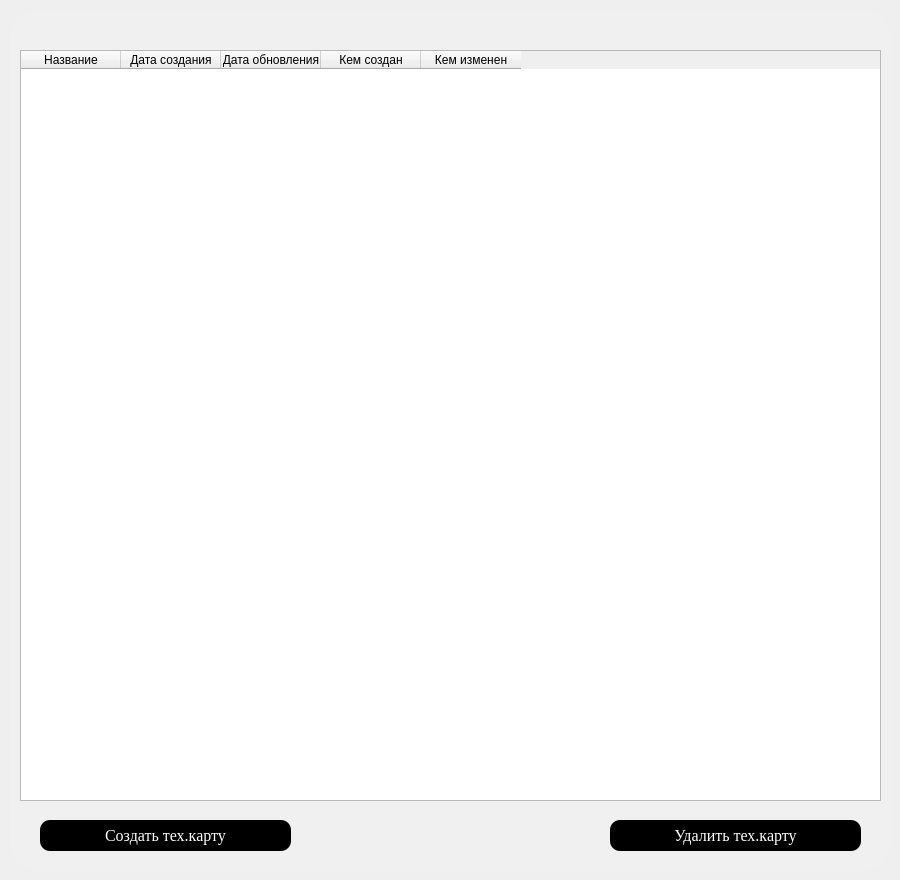
    <widget class="QWidget" name="home_page">
     <widget class="QLabel" name="home_content">
      <property name="geometry">
       <rect>
        <x>10</x>
        <y>10</y>
        <width>881</width>
        <height>861</height>
       </rect>
      </property>
      <property name="font">
       <font>
        <pointsize>30</pointsize>
        <weight>75</weight>
        <bold>true</bold>
       </font>
      </property>
      <property name="styleSheet">
       <string notr="true">background-color:rgb(240, 240, 240);
border-radius: 30px;
color: rgb(255, 255, 17);</string>
      </property>
      <property name="text">
       <string/>
      </property>
     </widget>
     <widget class="QTableWidget" name="tableWidget">
      <property name="geometry">
       <rect>
        <x>20</x>
        <y>50</y>
        <width>861</width>
        <height>751</height>
       </rect>
      </property>
      <column>
       <property name="text">
        <string>Название</string>
       </property>
      </column>
      <column>
       <property name="text">
        <string>Дата создания</string>
       </property>
      </column>
      <column>
       <property name="text">
        <string>Дата обновления</string>
       </property>
      </column>
      <column>
       <property name="text">
        <string>Кем создан</string>
       </property>
      </column>
      <column>
       <property name="text">
        <string>Кем изменен</string>
       </property>
      </column>
     </widget>
     <widget class="QPushButton" name="add_document">
      <property name="geometry">
       <rect>
        <x>40</x>
        <y>820</y>
        <width>251</width>
        <height>31</height>
       </rect>
      </property>
      <property name="font">
       <font>
        <family>Times New Roman</family>
        <pointsize>12</pointsize>
       </font>
      </property>
      <property name="styleSheet">
       <string notr="true">QPushButton#add_document {
	background-color: black; 
	color: white;
	border-radius: 10px;
}

QPushButton#add_document:hover {
	background-color: green;
}</string>
      </property>
      <property name="text">
       <string>Создать тех.карту</string>
      </property>
      <property name="icon">
       <iconset>
        <normaloff>../images/icon/add_document.png</normaloff>../images/icon/add_document.png</iconset>
      </property>
     </widget>
     <widget class="QPushButton" name="delete_document">
      <property name="geometry">
       <rect>
        <x>610</x>
        <y>820</y>
        <width>251</width>
        <height>31</height>
       </rect>
      </property>
      <property name="font">
       <font>
        <family>Times New Roman</family>
        <pointsize>12</pointsize>
       </font>
      </property>
      <property name="styleSheet">
       <string notr="true">QPushButton#delete_document {
	background-color: black; 
	color: white;
	border-radius: 10px;
}

QPushButton#delete_document:hover {
	background-color: red;
}</string>
      </property>
      <property name="text">
       <string>Удалить тех.карту</string>
      </property>
      <property name="icon">
       <iconset>
        <normaloff>../images/icon/delete.png</normaloff>../images/icon/delete.png</iconset>
      </property>
     </widget>
    </widget>
